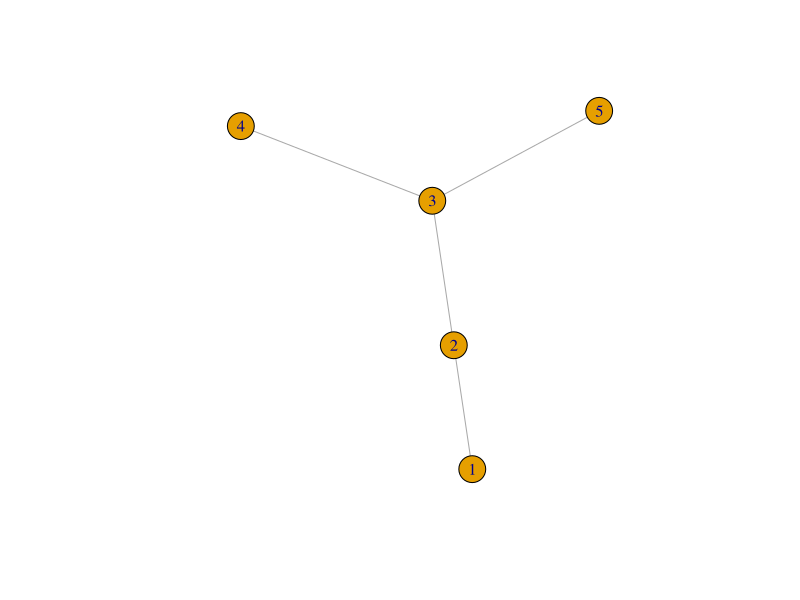
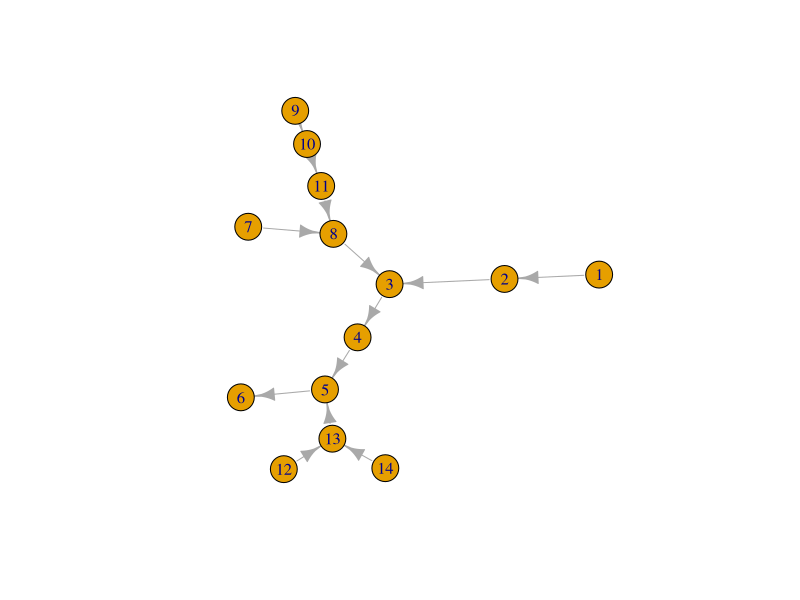

The R script that drew these images, in order:
library(igraph)
gdf <- data.frame(from = c(1,2,3,5), to = c(2,3,4,3), id = c("A","B","C","D"))
g1 <- graph_from_data_frame(gdf, directed = FALSE)
plot(g1)
idx <- shortest_paths(g1, "1", "4", output = "epath", mode = "out")$epath[[1]]
igraph::edge_attr(g1, "id", idx)



g2_vec <- c(1,2,2,3,3,4,4,5,5,6,7,8,8,3,9,10,10,11,11,8,12,13,13,5,14,13)
g2_df <- data.frame(matrix(g2_vec, ncol = 2, byrow = T), id = LETTERS[1:13])
g2 <- graph_from_data_frame(g2_df, directed = TRUE)
plot(g2)
